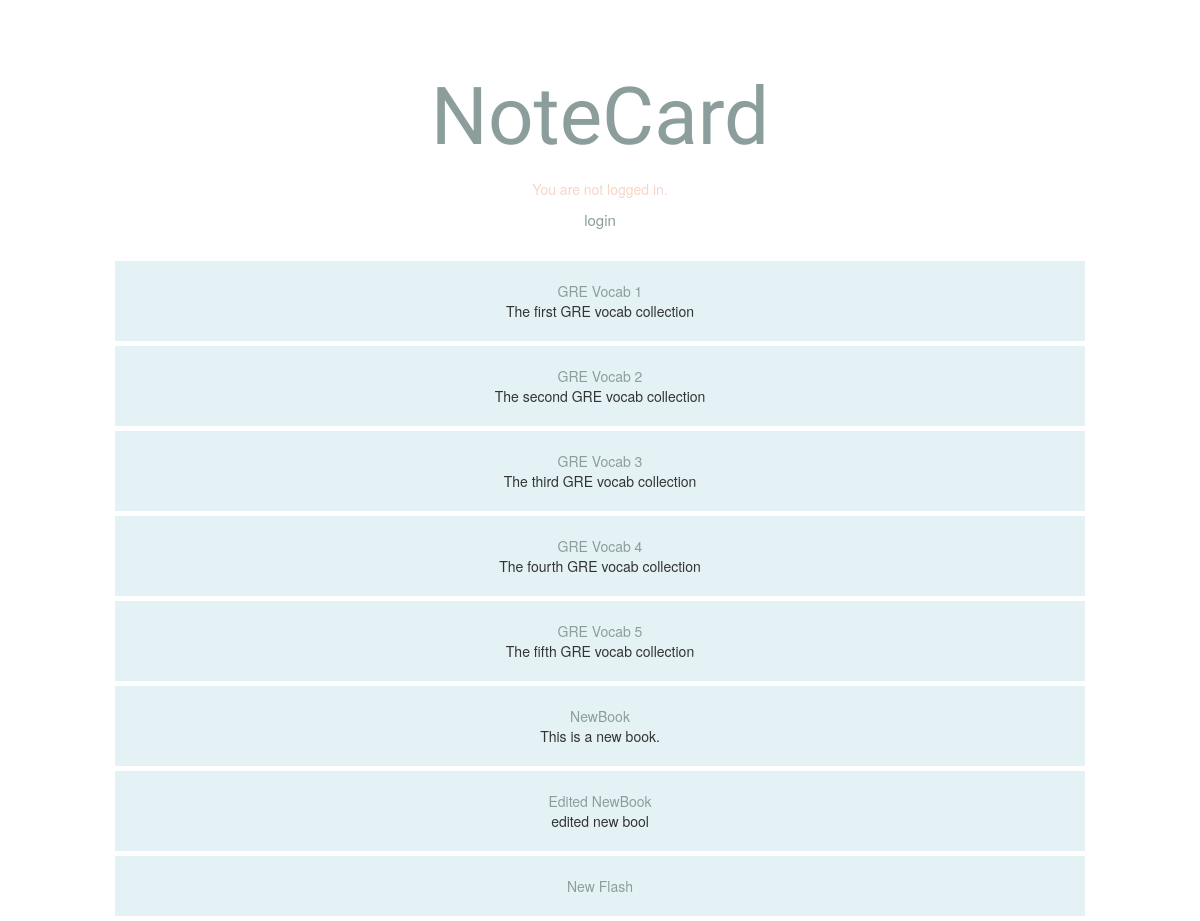
Page /notebook on the earlier database version.
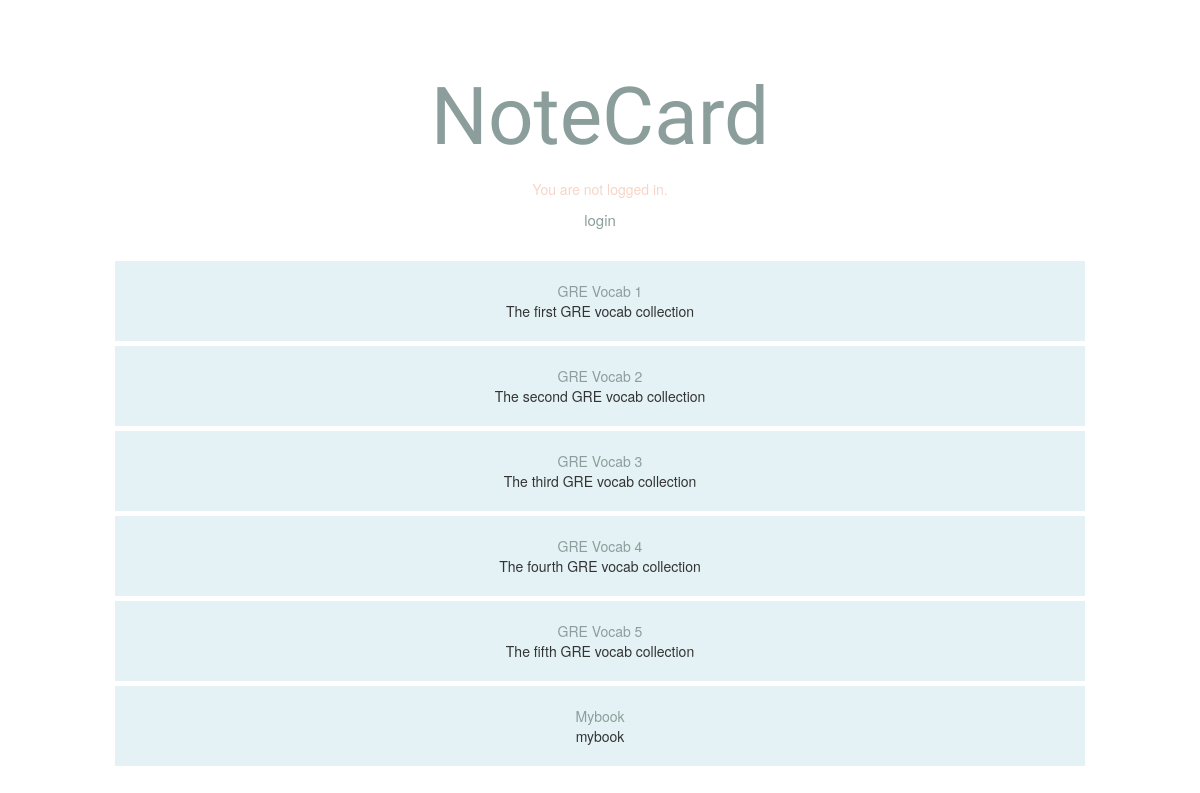
Same page on the later database version.
### database_setup.py (models this page shows, shortened)
class Notebook(Base):
    __tablename__ = 'notebook'
    id = Column(Integer, primary_key=True)
    name = Column(String(250), nullable=False)
    description = Column(String(250))
    user_id = Column(Integer, ForeignKey('user.id'))
    user = relationship(User)

### main.py (the view)
@app.route('/')
@app.route('/notebook')
def showNotebooks():
    notebooks = session.query(Notebook).all()
    return render_template('allbooks.html', notebooks = notebooks)

### templates/allbooks.html (shortened to what this page needs)
{% extends "base.html" %}
{% block content %}
{% include "header.html" %}
<div class='notebook-list text-center'>
{% for n in notebooks %}
    <div class='row notebook'>
        <div class='col-md-12'>
            <div>
                <a class='notebook-name' href='{{url_for('showCards', notebook_id = n.id)}}'>{{n.name}}</a>
            </div>
            <div>{{n.description}}</div>
        </div>
    </div>
{% endfor %}
</div>
{% endblock %}

Differences in the rows shown:
removed Notebook: name "Edited NewBook", description "edited new bool"
removed Notebook: name "New Flash"
changed Notebook: name "NewBook" → "Mybook"; description "This is a new book." → "mybook"
